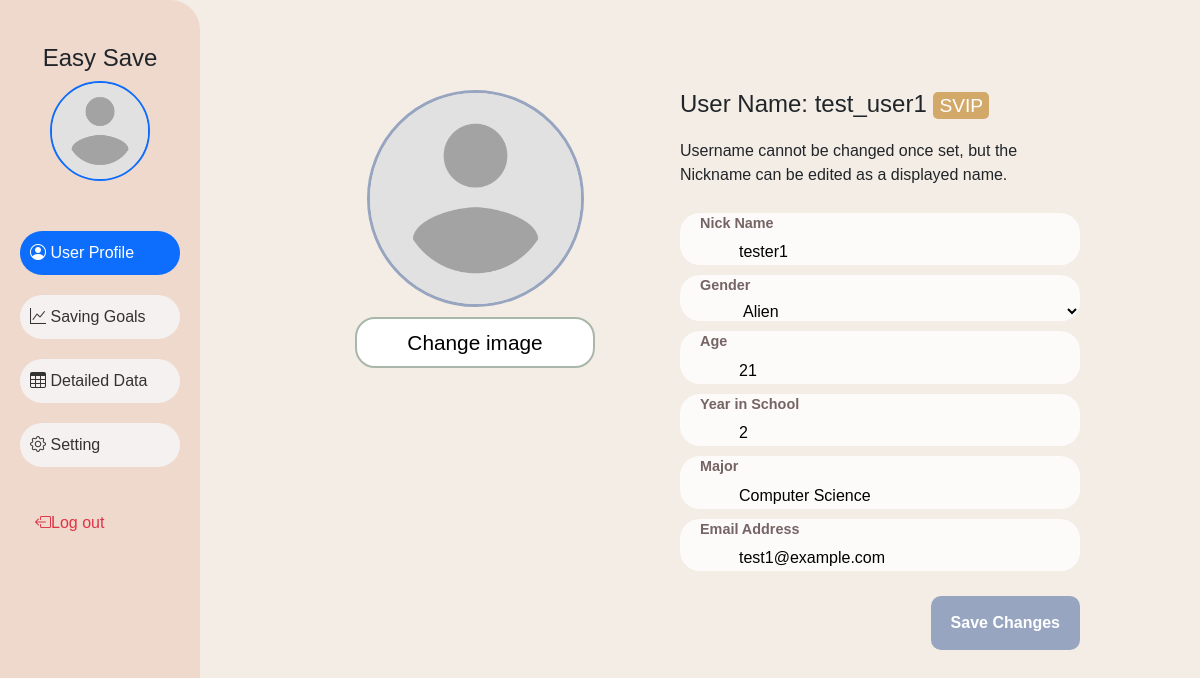
The app's page /userProfile (signed in), older data.
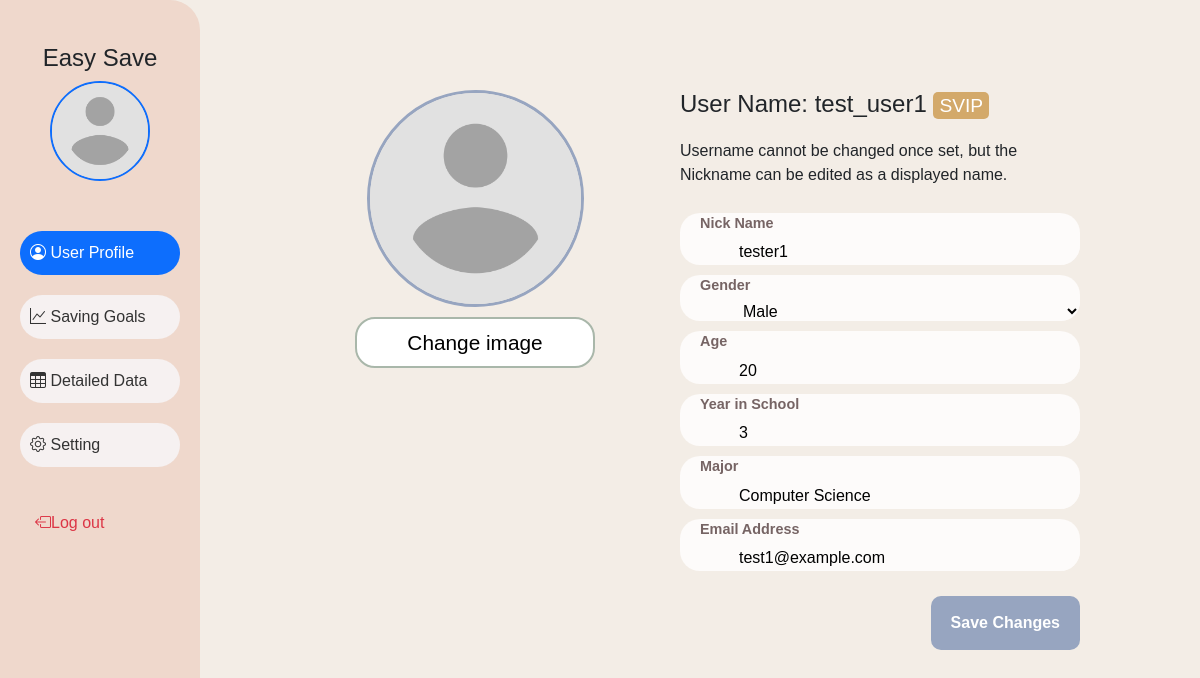
The same page, newer data.
### database.py (models this page shows, shortened)
class User(db.Model):
    __tablename__ = 'user'
    user_id = db.Column(db.Integer, primary_key=True, autoincrement=True)
    username = db.Column(db.String(100), nullable=False, unique=True)
    nickname = db.Column(db.String(100),nullable=True)
    average_income = db.Column(db.Float)
    average_spending = db.Column(db.Float)
    emailaddress = db.Column(db.String(150), nullable=True)
    password = db.Column(db.String(200), nullable=True)
    age = db.Column(db.Integer)
    gender = db.Column(db.String(10))
    year_in_school = db.Column(db.String(50))
    major = db.Column(db.String(100))
    profile_picture = db.Column(db.String(200), nullable=False, default='default_picture.png')
    created_at = db.Column(db.DateTime, default=db.func.current_timestamp())
    updated_at = db.Column(db.DateTime, default=db.func.current_timestamp(), onupdate=db.func.current_timestamp())
    spendings = db.relationship('Detail', backref='user', lazy=True)
    saving_goals = db.relationship('Saving_Goal', backref='user', lazy=True)
    spendings_records = db.relationship('Record', backref='user', lazy=True)

### app.py (the view)
@app.route('/userProfile', methods=['GET', 'POST'])
def userProfile():
    user_id = session.get('user_id')
    user = get_user(user_id)
    if 'user_id' not in session:
        return render_template('login.html')
    if request.method == 'POST':
        return handle_user_profile_update(request, user_id)
    return render_template('userProfile.html', active_page='userProfile', user=user, time=time)

### user_profile.py (called while the page is built)
def get_user(user_id):
    return User.query.filter_by(user_id=user_id).first()

### templates/userProfile.html (shortened to what this page needs)
{% extends "base.html" %}
{% block styles %}
<link rel="stylesheet" href="{{ url_for('static', filename='css/userProfile.css') }}">
{% endblock %}
{% block content %}
<form class="profile-container" action="{{ url_for('userProfile') }}" method="post">
    <div class="profile-pic">
        <img src="{{ url_for('static', filename='profile_pictures/' ~ (user.profile_picture | default('default_picture.png'))) }}?t={{ time.time() }}"
            alt="Profile Picture">
        <button type="button">Change image</button>
    </div>
    <div class="profile-info">
        <h1>
            User Name: {{user.username}}
            <span style="background-color: #D3A96A; padding: 3px 6px; border-radius: 5px; font-size: 0.8em; color: #fff;">
                SVIP
            </span>
        </h1>
        <p>Username cannot be changed once set, but the Nickname can be edited as a displayed name.</p>
        <div class="input-group">
            <label for="nickname">Nick Name</label>
            <input type="text" id="nickname" name="nickname" value="{{user.nickname}}">
        </div>
        <div class="input-group">
            <label for="gender">Gender</label>
            <select id="gender" name="gender">
                <option value="male" {% if user.gender=='male' %}selected{% endif %}>Male</option>
                <option value="alien" {% if user.gender=='alien' %}selected{% endif %}>Alien</option>
            </select>
        </div>
        <div class="input-group">
            <label for="age">Age</label>
            <input type="number" id="age" name="age" value="{{user.age}}">
        </div>
        <div class="input-group">
            <label for="year">Year in School</label>
            <input type="number" id="year" name="year_in_school" value="{{user.year_in_school}}">
        </div>
        <div class="input-group">
            <label for="major">Major</label>
            <input type="text" id="major" name="major" value="{{user.major}}">
        </div>
        <div class="input-group">
            <label for="email">Email Address</label>
            <input type="email" id="email" name="email" value="{{user.emailaddress}}">
        </div>
        <button class="save-btn" type="submit">Save Changes</button>
    </div>
</form>
{% endblock %}

### templates/base.html (shortened to what this page needs)
<!DOCTYPE html>
<html lang="en">
<head>
    <link href="https://cdn.jsdelivr.net/npm/bootstrap@5.3.0/dist/css/bootstrap.min.css" rel="stylesheet">
    <link href="https://cdn.jsdelivr.net/npm/bootstrap-icons@1.10.5/font/bootstrap-icons.css" rel="stylesheet">
    <link rel="stylesheet" href="{{ url_for('static', filename='css/styles.css') }}">
    {% block styles %}{% endblock %}
</head>
<body>
    <div class="container-fluid">
        <div class="row">
            <nav id="sidebar" class="col-md-3 col-lg-2 d-md-block sidebar">
                <div class="position-sticky">
                    <div class="text-center py-4">
                        <h4><a href="/home" class="text-decoration-none text-dark">Easy Save</a></h4>
                        <img src="{{ url_for('static', filename='profile_pictures/' ~ (user.profile_picture | default('default_picture.png'))) }}" alt="Profile Picture" class="rounded-circle mb-3" width="100">
                    </div>
                    <ul class="nav flex-column">
                        <li class="nav-item">
                            <a class="nav-link {% if active_page == 'userProfile' %}active{% endif %}" href="/userProfile">
                                <i class="bi bi-person-circle"></i> User Profile
                            </a>
                        </li>
                        <li class="nav-item">
                            <a class="nav-link {% if active_page == 'savingGoal' %}active{% endif %}" href="/savingGoal">
                                <i class="bi bi-graph-up"></i> Saving Goals
                            </a>
                        </li>
                        <li class="nav-item">
                            <a class="nav-link {% if active_page == 'detailedData' %}active{% endif %}" href="/details_and_charts">
                                <i class="bi bi-table"></i> Detailed Data
                            </a>
                        </li>
                        <li class="nav-item">
                            <a class="nav-link {% if active_page == 'setting' %}active{% endif %}" href="/setting">
                                <i class="bi bi-gear"></i> Setting
                            </a>
                        </li>
                        <li class="nav-item mt-4 logout">
                            <a class="nav-link text-danger" href="/logout">
                                <i class="bi bi-box-arrow-left"></i> Log out
                            </a>
                        </li>
                    </ul>
                </div>
            </nav>
            <main class="col-md-9 ms-sm-auto col-lg-10 px-md-4">
                {% block content %}
                {% endblock %}
            </main>
        </div>
    </div>
</body>
</html>

### static/css/styles.css (style rules this page uses)
:root { --primary-color: #0d6efd; --secondary-color: #6c757d; --accent-color: #198754; --background-color: #F3EDE6; --sidebar-bg-color: #EFD8CC; --sidebar-text-color: #333333; --header-bg-color: #EFD8CC; --header-text-color: #ffffff; --footer-bg-color: #343a40; --footer-text-color: #ffffff; --card-bg-color: #ffffff; --card-border-color: #dee2e6; --button-hover-color: #0b5ed7; --button-active-color: #0a58ca; --font-family: 'Arvo', Tahoma, Geneva, Verdana, sans-serif; }
body { font-family: var(--font-family); background-color: var(--background-color); margin: 0; padding: 0; }
#sidebar { background-color: var(--sidebar-bg-color); min-height: 100vh; padding: 20px; border-top-right-radius: 30px; border-bottom-right-radius: 30px; }
#sidebar .nav-link { color: var(--sidebar-text-color); background-color: #F6F1F1; font-weight: 500; margin: 10px 0; transition: color 0.3s, background-color 0.3s; border-radius: 30px; padding: 10px; }
#sidebar .nav-link.active { background-color: var(--primary-color); color: #ffffff !important; }
#sidebar .text-danger { margin-top: auto; background-color: transparent; padding-left: 15px; display: flex; align-items: center; }
#sidebar img { width: 100px; height: 100px; object-fit: cover; border: 2px solid var(--primary-color); }
main { padding: 30px; background-color: var(--background-color); }

### static/css/userProfile.css (style rules this page uses)
.profile-container { display: flex; flex-wrap: wrap; gap: 20px; justify-content: center; align-items: flex-start; padding: 20px; border-radius: 20px; max-width: 800px; margin: 40px auto; }
.profile-pic { flex: 1; display: flex; flex-direction: column; align-items: center; margin-right: 30px; width: 25%; height: 25% }
.profile-pic img { border-radius: 50%; border: 3px solid #97A5C0; width: 70%; height: 70%; object-fit: cover; }
.profile-pic button { margin-top: 10px; padding: 8px 50px; border:2px solid #A9B7AA; border-radius: 20px; background-color: #FFFFFF; color: #000000; cursor: pointer; font-size: 1.3em; transition: background-color 0.3s ease; }
.profile-info { flex: 2; display: flex; flex-direction: column; gap: 10px; max-width: 400px; }
.profile-info h1 { font-size: 1.5em; margin-bottom: 10px; }
.profile-info .input-group { flex: 1 1 calc(50% - 10px); border:none; border-radius: 20px; background-color: #FDFBFA; display: flex; padding-left: 20px; flex-direction: column; gap: 5px; }
.profile-info label { color: #766464; font-weight: bold; font-size: 0.9em; }
.profile-info input[type="text"], .profile-info input[type="email"], .profile-info input[type="number"], .profile-info select { color: #000000; border: none; background-color: #FDFBFA; border-bottom-right-radius: 20px; padding-left: 40px; font-size: 1em; outline: none; }
.save-btn { align-self: flex-end; padding: 15px 20px; border: none; border-radius: 10px; background-color: #97A5C0; color: #fff; font-weight: bold; cursor: pointer; font-size: 1em; margin-top: 15px; }

Row changes from the older to the newer data that the page shows:
changed User "test_user1": gender "Alien" → "Male"; age "21" → "20"; year_in_school "2" → "3"
